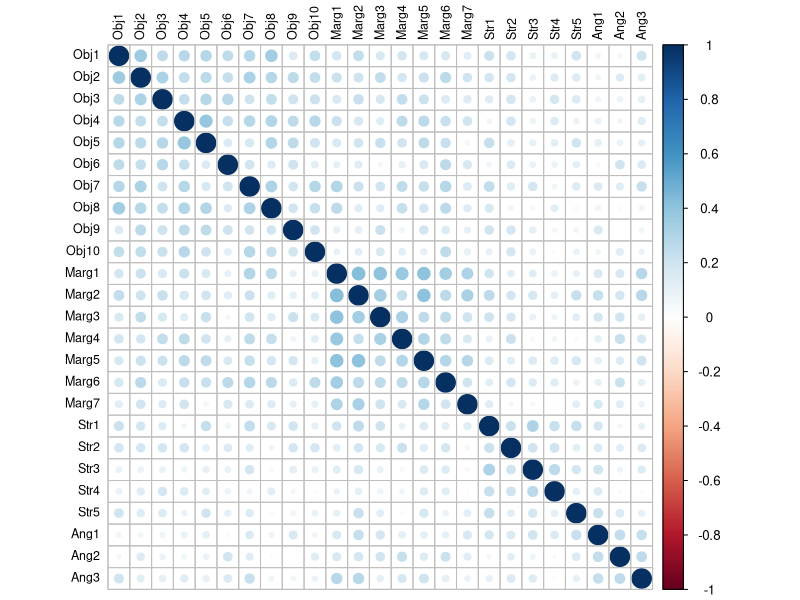
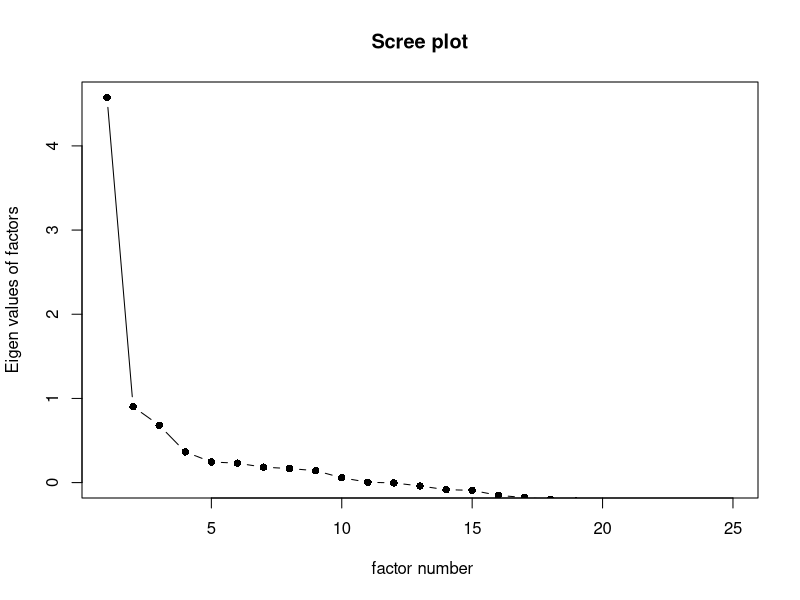
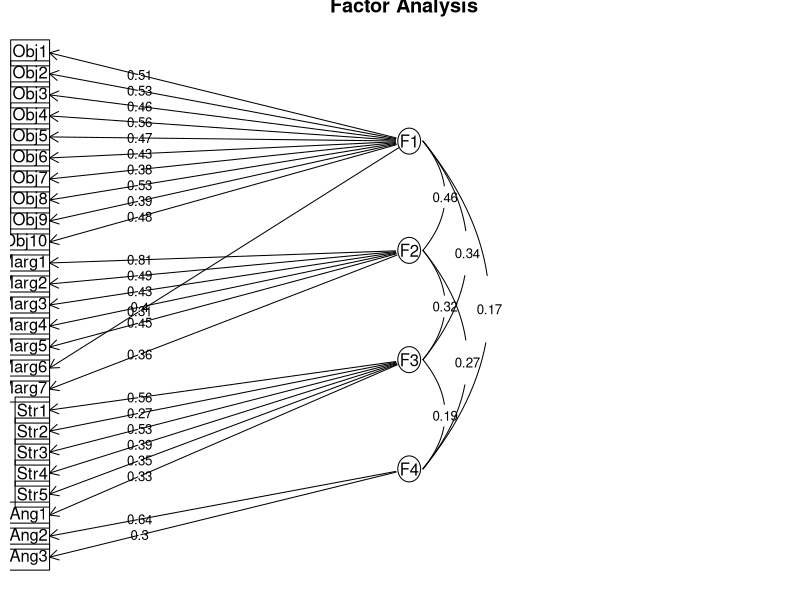

Source code (R) for these figures, in order:
## ---- chunk 1
#| include: false

library(fontawesome)

library(kableExtra)
## ---- chunk 2
#| warning: false 

# Required packages for this R script
library(psych)
library(corrplot)
library(GPArotation)
library(readxl)
## ---- chunk 3
#| warning: false

dat <- read_excel("data/GRMS.xlsx")
dat
## ---- chunk 4
cor_matrix <- round(cor(dat, use = "complete.obs"), 2)
cor_matrix
## ---- chunk 5
corrplot(cor(dat, use="complete.obs"), order = "original",
         tl.col='black', tl.cex=.75) 
## ---- chunk 6
cortest.bartlett(cor(dat), n = nrow(dat))
## ---- chunk 7
KMO(cor(dat))
## ---- chunk 8
round(det(cor(dat)), 4) 
## ---- chunk 9
scree(cor(dat), factors = TRUE, pc = FALSE, hline = -1)
## ---- chunk 10
efa_result <- fa(dat, nfactors = 4, fm = "pa", rotate = "oblimin")

print(efa_result, cut = 0.23, digits = 3)
## ---- chunk 11
#| echo: false

data.frame(
  Factor        = colnames(efa_result$loadings),
  SS_Loadings   = round(efa_result$Vaccounted["SS loadings", ], 2),
  "% of Var"  = round(efa_result$Vaccounted["Proportion Var", ] * 100, 1),
  "Cum Var (%)"   = round(efa_result$Vaccounted["Cumulative Var", ] * 100, 1),
  row.names     = NULL,
  check.names   = FALSE
)
## ---- chunk 12
#| echo: false

as.data.frame(round(efa_result$Phi, 2)) |>
  setNames(colnames(efa_result$loadings)) |>
  tibble::rownames_to_column("Factor") |>
  dplyr::mutate(Factor = colnames(efa_result$loadings))

## ---- chunk 13
#| echo: false

data.frame(
  RMSEA = round(efa_result$RMSEA["RMSEA"], 2),
  Lower = round(efa_result$RMSEA["lower"], 2),
  Upper = round(efa_result$RMSEA["upper"], 2),
  TLI   = round(efa_result$TLI, 2),
  BIC   = round(efa_result$BIC, 2),
  Chi2  = round(efa_result$STATISTIC, 2),
  df    = round(efa_result$dof, 0),
  p     = round(efa_result$PVAL, 3)
)
## ---- chunk 14
#| warning: false
#| message: false

colnames(efa_result$loadings) <- c("F1", "F2", "F3", "F4")

psych::fa.diagram(efa_result, cut = 0, digits = 2, l.cex=0.8,
                  marg=c(0.0, 0.5, 0.5, 0.1), sort = F)
## ---- chunk 15
#| echo: false
#| warning: false

keys <- vector("list", 4)
for (f in 1:4) {
  keys[[f]] <- rownames(efa_result$loadings)[
    apply(abs(efa_result$loadings), 1, which.max) == f
  ]
}
names(keys) <- colnames(efa_result$loadings)

reliability_table <- do.call(rbind, lapply(names(keys), function(f) {
  a <- psych::alpha(dat[, keys[[f]]], warnings = FALSE)$total
  data.frame(
    Factor  = f,
    Items   = length(keys[[f]]),
    Alpha   = round(a$raw_alpha, 3)
  )
}))

reliability_table
